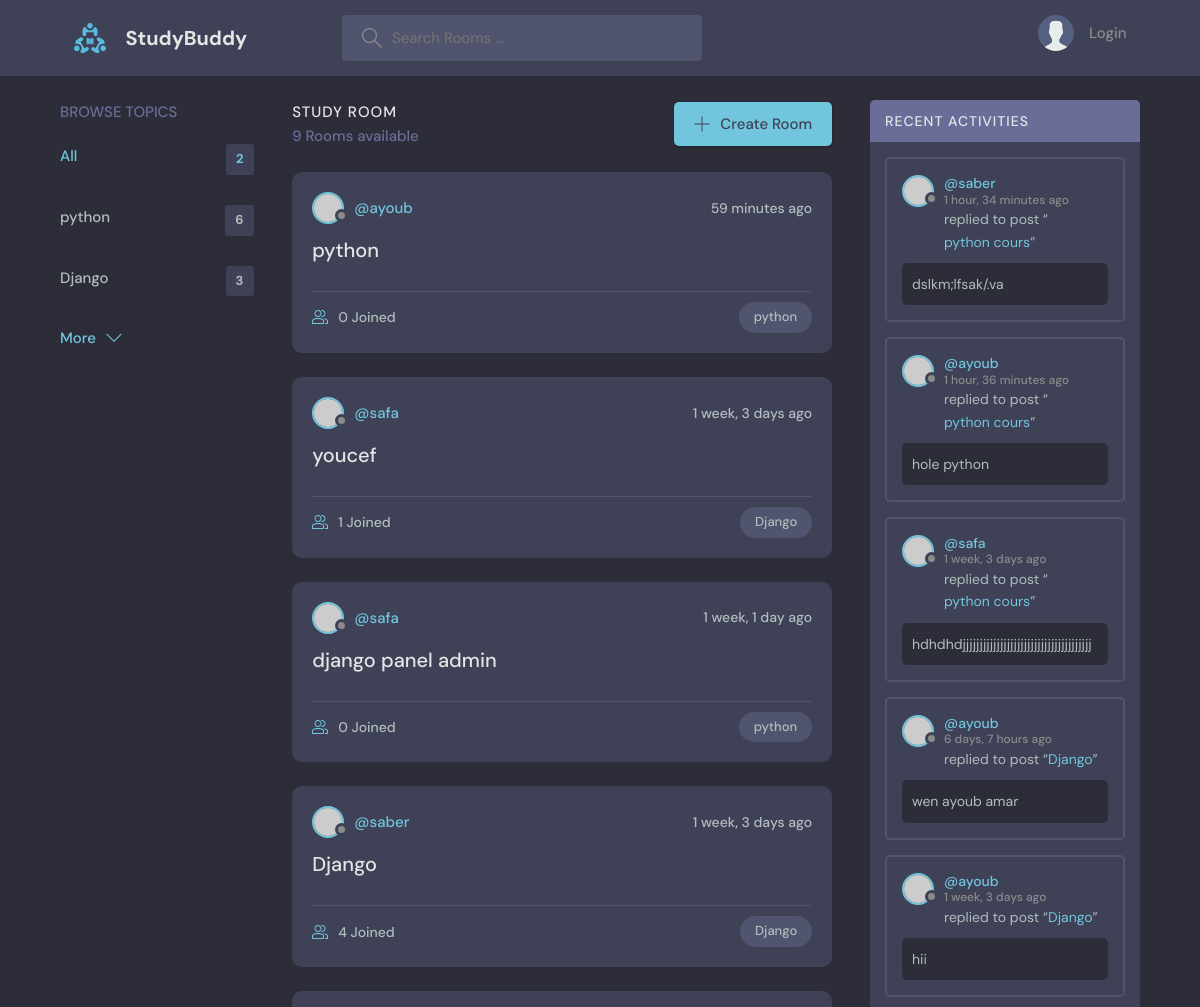
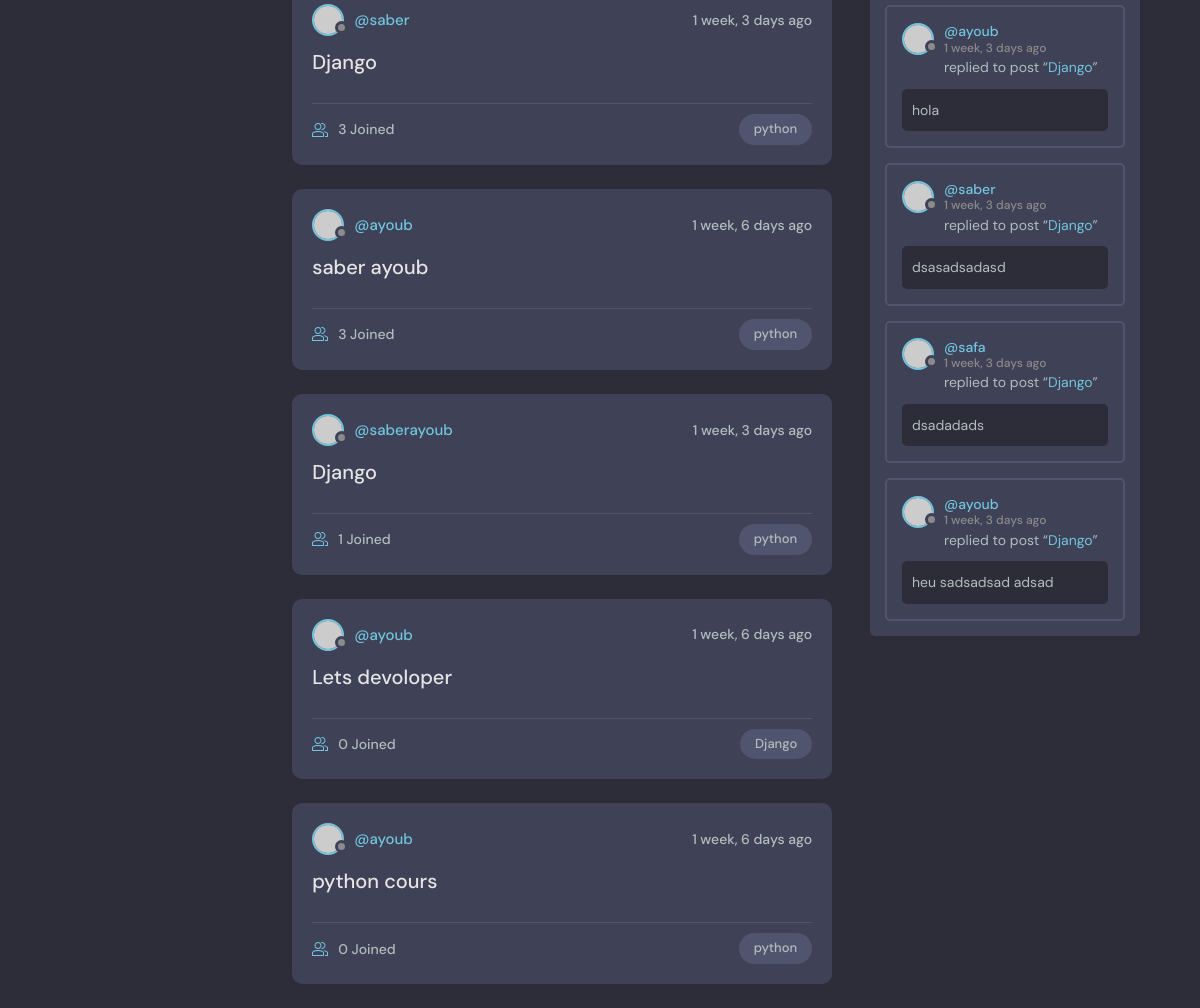
The page / on the database its author committed (2 pictures, top to bottom).
### base/models.py (models this page shows, shortened)
class Topic(models.Model):
    name = models.CharField(max_length=200)

class Room(models.Model):
    host = models.ForeignKey(User, on_delete=models.SET_NULL,null=True)
    topic = models.ForeignKey(Topic, on_delete=models.SET_NULL,null=True)
    name= models.CharField(max_length=200)
    description = models.TextField(null=True, blank=True)
    participants = models.ManyToManyField(User,related_name='participants',blank=True)
    updated = models.DateTimeField(auto_now=True)
    created = models.DateTimeField(auto_now_add=True)
    def __str__(self):
        return self.name
    class Meta:
        ordering = ['-updated','-created']

class Message(models.Model):
    user = models.ForeignKey(User, on_delete=models.CASCADE)
    room = models.ForeignKey(Room,on_delete= models.CASCADE)
    body = models.TextField()
    updated = models.DateTimeField(auto_now=True)
    created = models.DateTimeField(auto_now_add=True)
    class Meta:
        ordering = ['-updated','-created']

### base/views.py (the view)
# urls.py: path('', views.home, name="home"),
def home(request):
    q = request.GET.get('q') if request.GET.get('q') != None else ''
    rooms = Room.objects.filter(
        Q(topic__name__icontains=q)|
        Q(name__icontains=q)|
        Q(description__icontains=q)
    )
    room_count = rooms.count()
    topics = Topic.objects.all()
    room_messages= Message.objects.filter(Q(room__topic__name__icontains=q))
    context = {'rooms':rooms,'topics':topics,'room_count':room_count,'room_messages':room_messages}
    return render(request, 'base/home.html',context,)

### base/templates/base/home.html (shortened to what this page needs)
{% extends 'main.html' %}
{% block content %}
    <main class="layout layout--3">
      <div class="container">
        {% include 'base/topics_component.html' %}
        <div class="roomList">
          <div class="roomList__header">
            <div>
              <h2>Study Room</h2>
              <p>{{room_count}} Rooms available</p>
            </div>
            <a class="btn btn--main" href="{% url 'create-room' %}">
              <svg version="1.1" xmlns="http://www.w3.org/2000/svg" width="32" height="32" viewBox="0 0 32 32">
                <title>add</title>
                <path
                  d="M16.943 0.943h-1.885v14.115h-14.115v1.885h14.115v14.115h1.885v-14.115h14.115v-1.885h-14.115v-14.115z"
                ></path>
              </svg>
              Create Room
            </a>
          </div>
          {% include 'base/feed_component.html' %}
        </div>
        {% include 'base/activity_component.html' %}
      </div>
    </main>
{% endblock %}

### base/templates/base/topics_component.html
    <div class="topics">
        <div class="topics__header">
        <h2>Browse Topics</h2>
        </div>
        <ul class="topics__list">
        <li>
            <a href="/" class="active">All <span>{{topics.count}}</span></a>
        </li>
        {% for topic in topics %}
        <li>
            <a href="{% url 'home' %}?q={{topic.name}}">{{topic.name}} <span>{{topic.room_set.all.count}}</span></a>
        </li>
        {% endfor %}
        </ul>
        <a class="btn btn--link" href="topics.html">
        More
        <svg version="1.1" xmlns="http://www.w3.org/2000/svg" width="32" height="32" viewBox="0 0 32 32">
            <title>chevron-down</title>
            <path d="M16 21l-13-13h-3l16 16 16-16h-3l-13 13z"></path>
        </svg>
        </a>
    </div>

### base/templates/base/feed_component.html (shortened to what this page needs)
{% for room in rooms %}
<div class="roomListRoom">
            <div class="roomListRoom__header">
              <a href="{% url 'user-profile' room.host.id %}" class="roomListRoom__author">
                <div class="avatar avatar--small">
                  <img src="https://randomuser.me/api/portraits/women/11.jpg" />
                </div>
                <span>@{{room.host.username}}</span>
              </a>
              <div class="roomListRoom__actions">
                <span>{{room.created|timesince}} ago</span>
              </div>
            </div>
            <div class="roomListRoom__content">
              <a href="{% url 'room' room.id %}">{{room.name}}</a>
            </div>
            <div class="roomListRoom__meta">
              <a href="{% url 'room' room.id %}"class="roomListRoom__joined">
                {{room.participants.all.count}} Joined
              </a>
              <p class="roomListRoom__topic">{{room.topic.name}}</p>
            </div>
          </div>
{% endfor %}

### base/templates/base/activity_component.html (shortened to what this page needs)
<div class="activities">
    <div class="activities__header">
        <h2>Recent Activities</h2>
    </div>
    {% for message in room_messages %}
    <div class="activities__box">
        <div class="activities__boxHeader roomListRoom__header">
        <a href="{% url 'user-profile' message.user.id %}" class="roomListRoom__author">
            <div class="avatar avatar--small">
            <img src="https://randomuser.me/api/portraits/women/11.jpg" />
            </div>
            <p>
            @{{message.user}}
            <span>{{message.created|timesince}} ago</span>
            </p>
        </a>
        </div>
        <div class="activities__boxContent">
        <p>replied to post “<a href="{% url 'room' message.room.id %}">{{message.room}}</a>”</p>
        <div class="activities__boxRoomContent">
            {{message.body}}
        </div>
        </div>
    </div>
    {% endfor %}
</div>

### rows shown on the page
Topic: name "python", room_set.all.count "6"
Topic: name "Django", room_set.all.count "3"
Room: host.username "ayoub", created "59 minutes", name "python", participants.all.count "0", topic.name "python"
Room: host.username "safa", created "1 week, 3 days", name "youcef", participants.all.count "1", topic.name "Django"
Room: host.username "safa", created "1 week, 1 day", name "django panel admin", participants.all.count "0", topic.name "python"
Room: host.username "saber", created "1 week, 3 days", name "Django", participants.all.count "4", topic.name "Django"
Room: host.username "saber", created "1 week, 3 days", name "Django", participants.all.count "3", topic.name "python"
Room: host.username "ayoub", created "1 week, 6 days", name "saber ayoub", participants.all.count "3", topic.name "python"
Room: host.username "saberayoub", created "1 week, 3 days", name "Django", participants.all.count "1", topic.name "python"
Room: host.username "ayoub", created "1 week, 6 days", name "Lets devoloper", participants.all.count "0", topic.name "Django"
Room: host.username "ayoub", created "1 week, 6 days", name "python cours", participants.all.count "0", topic.name "python"
Message: user "saber", created "1 hour, 34 minutes", room "python cours", body "dslkm;lfsak/.va"
Message: user "ayoub", created "1 hour, 36 minutes", room "python cours", body "hole python"
Message: user "safa", created "1 week, 3 days", room "python cours", body "hdhdhdjjjjjjjjjjjjjjjjjjjjjjjjjjjjjjjjjjjjjj"
Message: user "ayoub", created "6 days, 7 hours", room "Django", body "wen ayoub amar"
Message: user "ayoub", created "1 week, 3 days", room "Django", body "hii"
Message: user "ayoub", created "1 week, 3 days", room "Django", body "hola"
Message: user "saber", created "1 week, 3 days", room "Django", body "dsasadsadasd"
Message: user "safa", created "1 week, 3 days", room "Django", body "dsadadads"
Message: user "ayoub", created "1 week, 3 days", room "Django", body "heu sadsadsad adsad"

### other values the page prints
{{ topics.count }} "2"
{{ room_count }} "9"
